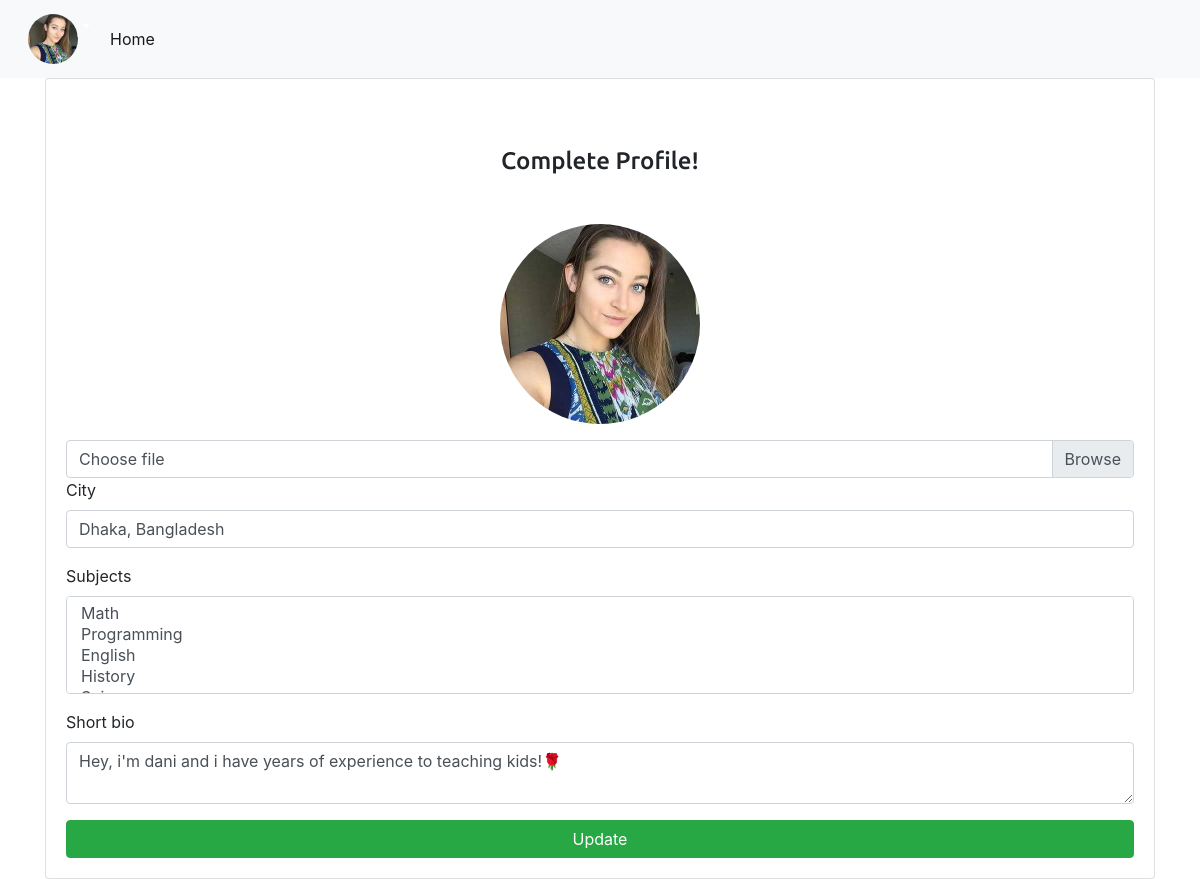
The app's page /teacher-update (signed in) with its own data.
### account/models.py (models this page shows)
class User(AbstractUser):
	is_teacher = models.BooleanField(default=False)
	is_student = models.BooleanField(default=False)

### teacher/models.py (models this page shows, shortened)
class Teacher(models.Model):
	user = models.OneToOneField(User, on_delete=models.CASCADE)
	profile_pic = models.FileField(upload_to='media/teacher', default='static/stud.jpg', null=True)
	is_verified= models.BooleanField(default=False)
	city = models.CharField(max_length=50, null=True)
	bio= models.TextField(null=True)
	subjects = models.ForeignKey(Subject, on_delete=models.CASCADE, null=True)

### account/decorators.py (the view)
	def wrap(request, *args, **kwargs):
		if request.user.is_teacher:
			return func(request, *args, **kwargs)
		else:
			return redirect('/')

### teacher/views.py (called while the page is built, shortened)
@teacher_only
def updateProfile(request):
	loguser = request.user
	teacher = Teacher.objects.get(user=loguser)
	subject = Subject.objects.all()
	context = {'t':teacher, 's':subject}
	return render(request, 'teacher/update.html', context)

### templates/teacher/update.html (shortened to what this page needs)
{% extends 'base.html' %}
{% block body %}
<div class="container">
      <div class="card">
  <div class="card-body">
   <center class="my-5"><h4>Complete Profile!</h4></center>
 <form action="{% url 'tupdate' %}" method="POST" enctype="multipart/form-data">
  <center class="my-3">
   <div class="phodu">
   {% if t.profile_pic %}
   <img src="{{t.profile_pic.url}}" />
     {% endif %}
   </div>
   </center>
   <div class="input-group">
  <div class="custom-file">
    <label class="custom-file-label" for="inputGroupFile04">Choose file</label>
  </div>
</div>
<div class="form-group">
    <label for="exampleFormControlInput1">City</label>
    <input type="text" class="form-control" id="exampleFormControlInput1" placeholder="Dhaka, Bangladesh" value="{{t.city}}" name='c'>
  </div>
  <div class="form-group">
    <label for="exampleFormControlSelect2">Subjects</label>
    <select multiple class="form-control" id="exampleFormControlSelect2" name='su'>
    {% for i in s %}
      <option>{{i.name}}</option>
      {% endfor %}
    </select>
  </div>
  <div class="form-group">
    <label for="exampleFormControlTextarea1">Short bio</label>
    <textarea class="form-control" id="exampleFormControlTextarea1" name='bio'  rows="2" >{{t.bio}}</textarea>
  </div>
   <button class="btn btn-success w-100" type="submit">Update</button>
 </form>
  </div>
</div>
    </div>
{% endblock %}

### templates/base.html (shortened to what this page needs)
<!doctype html>
<html lang="en">
  <head>
  {% load static %}
    <link rel="stylesheet" href="https://stackpath.bootstrapcdn.com/bootstrap/4.3.1/css/bootstrap.min.css">
  </head>
  <body class="">
    <nav class="navbar navbar-expand-lg navbar-light bg-light">
  {% if user.is_authenticated %}
  {% if user.is_teacher %}
  <div class="bg-light dropdown">
  <button class="bg-light border-0 shadow-none btn btn-secondary dropdown-toggle" type="button" id="dropdownMenuButton" data-toggle="dropdown" aria-haspopup="true" aria-expanded="false">
    <div class="circular">
    {% if user.teacher.profile_pic %}
    <img src="{{user.teacher.profile_pic.url}}">
    {% endif %}
    </div>
  </button>
</div>
{% endif %}
  {% else %}
  <a class="ml-auto btn btn-outline-info btn-sm" href="{% url 'join' %}">Join</a>
    <a class="ml-1 btn btn-info btn-sm" href="{% url 'login' %}">Login</a>
    {% endif %}
  <div class="collapse navbar-collapse" id="navbarTogglerDemo03">
    <ul class="navbar-nav mr-auto mt-2 mt-lg-0">
      <li class="nav-item active">
        <a class="nav-link" href="{% url 'home' %}">Home <span class="sr-only">(current)</span></a>
      </li>
    </ul>
  </div>
</nav>
    {% block body %}
    {% endblock %}
  </body>
</html>

### templates/base.html (style rules this page uses)
a { text-decoration: none; }
h4 { font-family: 'Ubuntu', sans-serif; }
.circular { float: left; width: 50px; height: 50px; -webkit-border-radius: 50%; -moz-border-radius: 50%; border-radius: 50%; overflow:hidden; }
.circular img { width:100%; }
.phodu { width: 200px; height: 200px; -webkit-border-radius: 50%; -moz-border-radius: 50%; border-radius: 50%; overflow:hidden; }
.phodu img { width:100%; }

### records on screen
User: teacher.profile_pic (picture)
Teacher: profile_pic (picture), c "Dhaka, Bangladesh", bio "Hey, i'm dani and i have years of experience to teaching kids!🌹"
